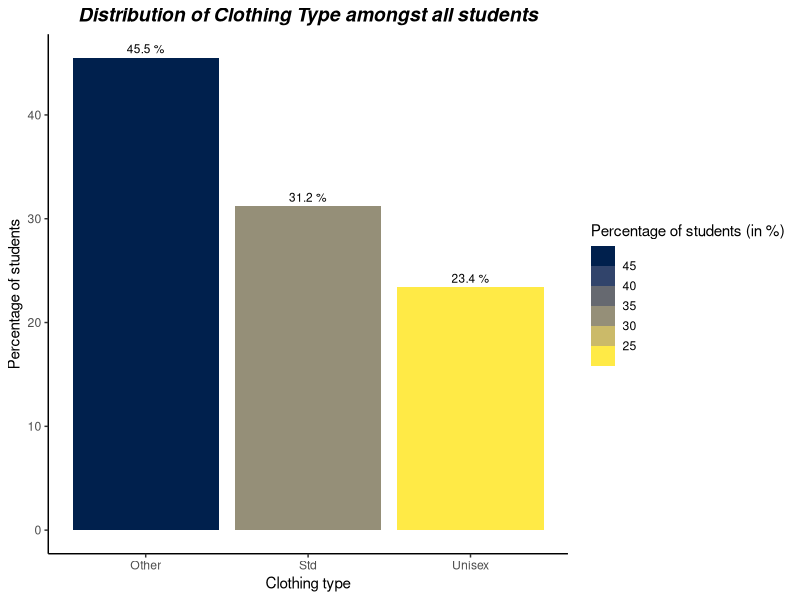
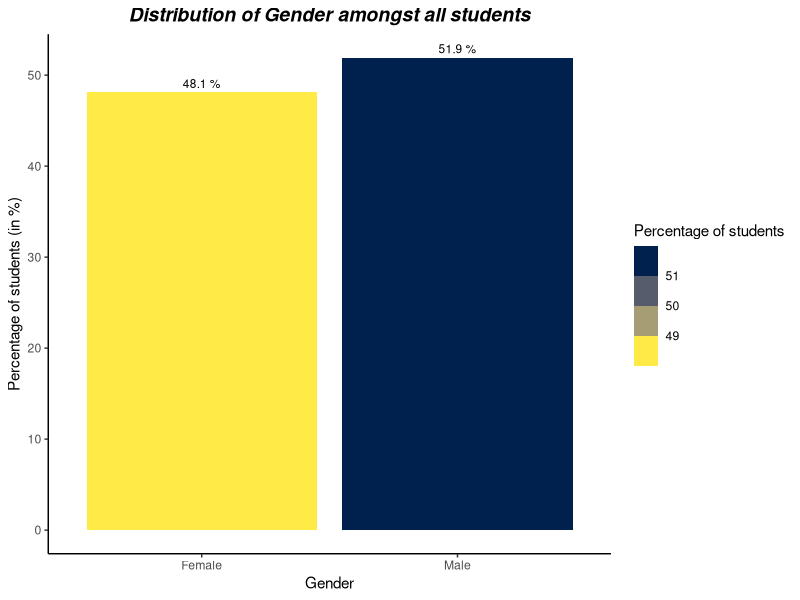
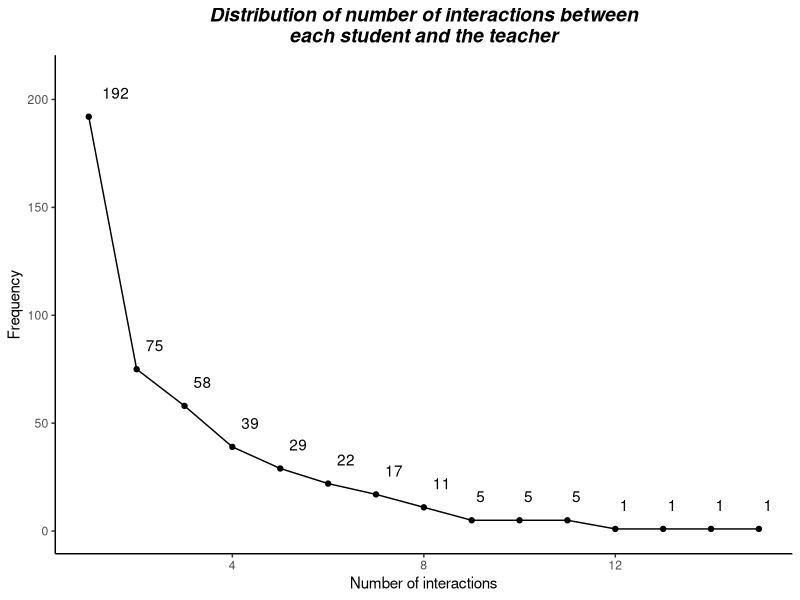
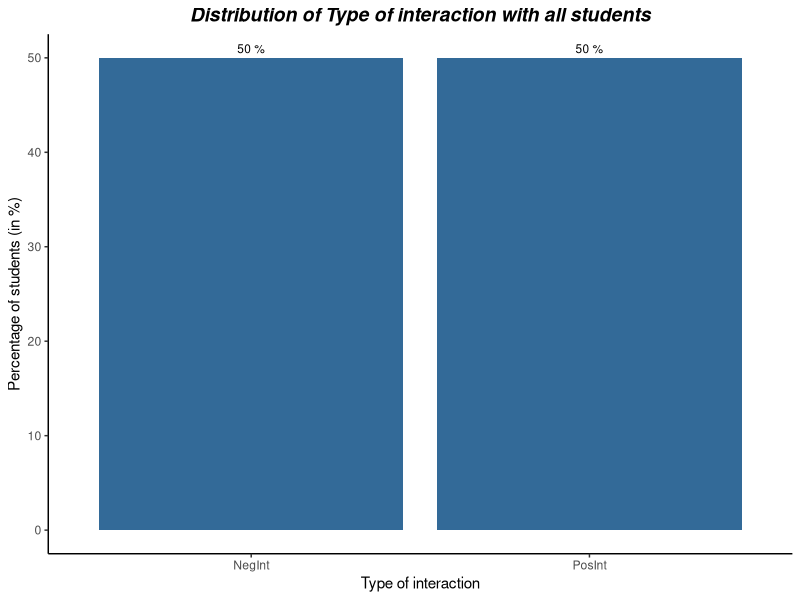
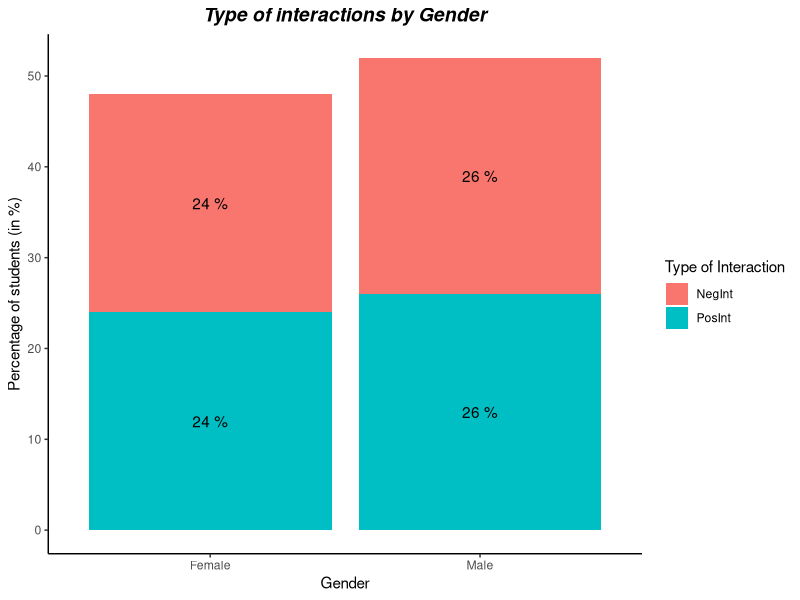
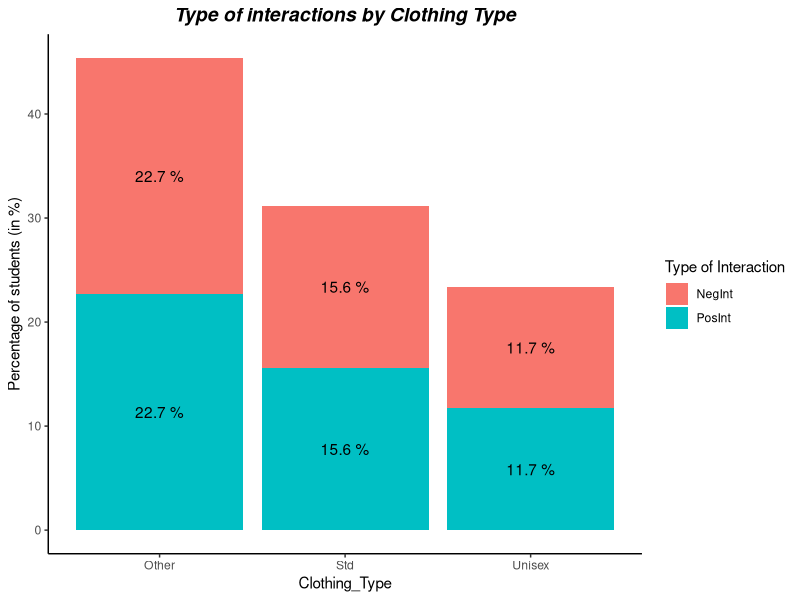
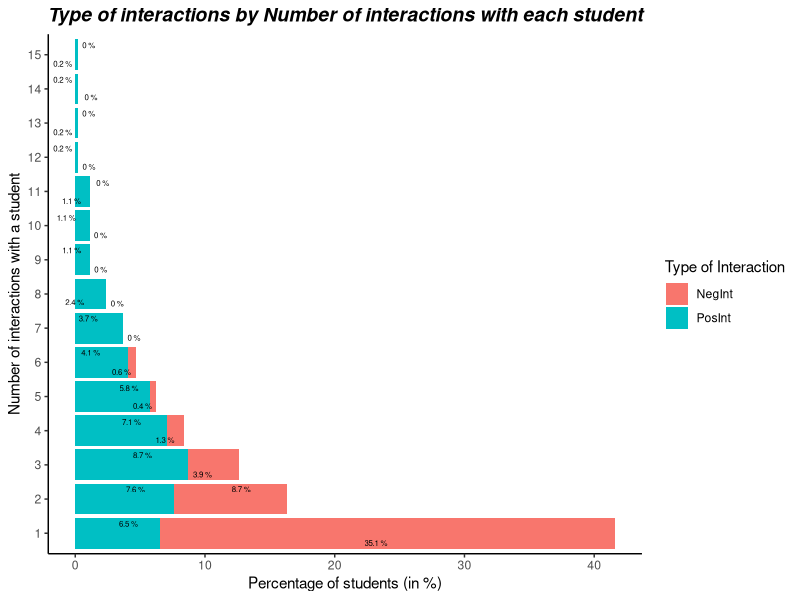
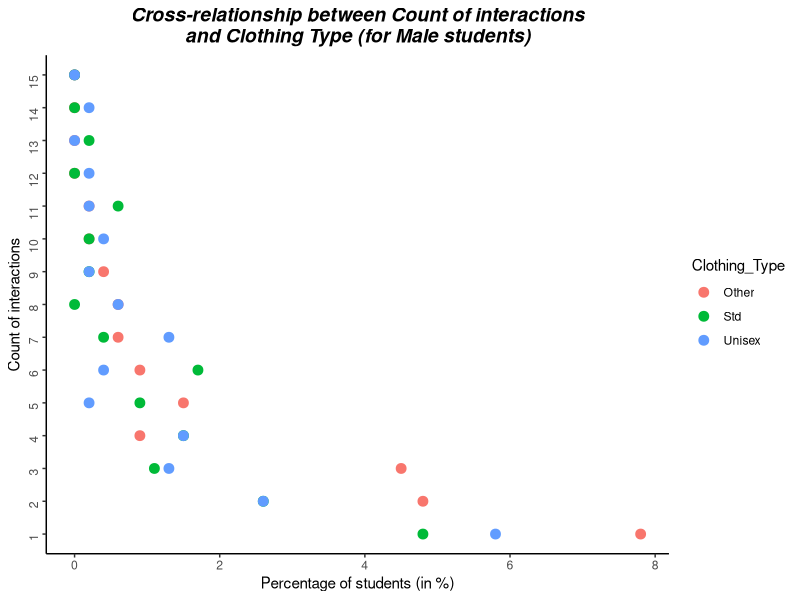

R code for these plots, in order:
## ---- chunk 1
library(readxl)
library(ggplot2)
library(reshape2)
library(stringr)
library(ggrepel)
## ---- chunk 2
setwd("~")
df = read_excel("Aclothing.xls")
str(df)
## ---- chunk 3
na_columns = colnames(df)[apply(df, 2, anyNA)]
na_columns
num_records = dim(df)[1]
## ---- chunk 4
clothing_type_count = table(df$Clothing)
clothing_type_count = melt(clothing_type_count)
colnames(clothing_type_count)[1] = "Clothing_Type"
colnames(clothing_type_count)[2] = "Frequency"
clothing_type_count$Percentage = round(((clothing_type_count$Frequency)/num_records)*100, 1)
## ---- chunk 5
ggplot(data = clothing_type_count, 
       aes(x = Clothing_Type, y = Percentage, fill = Percentage))+
  geom_bar(stat = "identity") + scale_fill_viridis_b(direction=-1, option="cividis") + xlab("Clothing type") + geom_text(aes(x=Clothing_Type, y=Percentage, label=paste(Percentage, "%")), position=position_dodge(width=1), vjust=-0.5, size=3) + theme(panel.background = element_blank(), panel.grid.major = element_blank(), panel.grid.minor = element_blank(), axis.line = element_line(colour="black")) + labs(fill = "Percentage of students (in %)") + ylab("Percentage of students")+ ggtitle("Distribution of Clothing Type amongst all students") + theme(plot.title = element_text(hjust = 0.5, face="bold.italic", size=14))
## ---- chunk 6
gender_count = table(df$Gender)
gender_count = melt(gender_count)
colnames(gender_count)[1] = "Gender"
colnames(gender_count)[2] = "Frequency"
gender_count$Percentage = round(((gender_count$Frequency)/num_records)*100, 1)
gender_count
## ---- chunk 7
ggplot(data = gender_count, 
       aes(x = Gender, y = Percentage, fill = Percentage))+
  geom_bar(stat = "identity") + scale_fill_viridis_b(direction=-1, option="cividis") + xlab("Gender") + geom_text(aes(x=Gender, y=Percentage, label=paste(Percentage, "%")), position=position_dodge(width=1), vjust=-0.5, size=3) + theme(panel.background = element_blank(), panel.grid.major = element_blank(), panel.grid.minor = element_blank(), axis.line = element_line(colour="black")) + labs(fill = "Percentage of students") + ylab("Percentage of students (in %)")+ ggtitle("Distribution of Gender amongst all students") + theme(plot.title = element_text(hjust = 0.5, face="bold.italic", size=14))
## ---- chunk 8
count_distr = table(df$Count)
count_distr = melt(count_distr)
colnames(count_distr)[1] = "Number_of_interactions"
colnames(count_distr)[2] = "Frequency"
#plot(count_distr, lwd=5, pch=15, type="b")
ggplot(data=count_distr, aes(x=Number_of_interactions, y=Frequency)) + geom_point() + geom_line() + xlab("Number of interactions") + ylab("Frequency") + geom_text(aes(label=Frequency), vjust=-1.5, hjust=-0.5) + ylim(0, 210) + ggtitle(str_wrap("Distribution of number of interactions between each student and the teacher", width=50)) + theme(plot.title = element_text(hjust = 0.5, face="bold.italic", size=14))+ theme(panel.background = element_blank(), panel.grid.major = element_blank(), panel.grid.minor = element_blank(), axis.line = element_line(colour="black"))
## ---- chunk 9
type_intr = table(df$InteractionType)
type_intr = melt(type_intr)
colnames(type_intr)[1] = "Type_of_Interaction"
colnames(type_intr)[2] = "Frequency"
type_intr$Percentage = round(((type_intr$Frequency)/num_records)*100, 1)
type_intr
## ---- chunk 10
ggplot(data = type_intr, 
       aes(x = Type_of_Interaction, y = Percentage, fill=Percentage))+
  geom_bar(stat = "identity") + xlab("Type of interaction") + geom_text(aes(x=Type_of_Interaction, y=Percentage, label=paste(Percentage, "%")), position=position_dodge(width=1), vjust=-0.5, size=3) + theme(panel.background = element_blank(), panel.grid.major = element_blank(), panel.grid.minor = element_blank(), axis.line = element_line(colour="black"), legend.position = "none") + labs(fill = "Percentage of students") + ylab("Percentage of students (in %)")+ ggtitle("Distribution of Type of interaction with all students") + theme(plot.title = element_text(hjust = 0.5, face="bold.italic", size=14))
## ---- chunk 11
gender_intr = table(df$Gender, df$InteractionType)
gender_intr = melt(gender_intr)
colnames(gender_intr)[1] = "Gender"
colnames(gender_intr)[2] = "Type_Interaction"
gender_intr$Percentage = round(((gender_intr$value)/num_records)*100, 1)
## ---- chunk 12
ggplot(gender_intr, aes(fill=Type_Interaction, y=Percentage, x=Gender)) + 
    geom_bar(stat="identity") + geom_text(aes(x=Gender, y=Percentage, label=paste(Percentage, "%")), suze=3, position = position_stack(vjust=0.5)) + theme(panel.background = element_blank(), panel.grid.major = element_blank(), panel.grid.minor = element_blank(), axis.line = element_line(colour="black")) + labs(fill = "Type of Interaction") + ylab("Percentage of students (in %)")+ ggtitle("Type of interactions by Gender") + theme(plot.title = element_text(hjust = 0.5, face="bold.italic", size=14))
## ---- chunk 13
clothing_intr = table(df$Clothing, df$InteractionType)
clothing_intr = melt(clothing_intr)
colnames(clothing_intr)[1] = "Clothing_Type"
colnames(clothing_intr)[2] = "Type_Interaction"
clothing_intr$Percentage = round(((clothing_intr$value)/num_records)*100, 1)
## ---- chunk 14
ggplot(clothing_intr, aes(fill=Type_Interaction, y=Percentage, x=Clothing_Type)) + 
    geom_bar(stat="identity") + geom_text(aes(x=Clothing_Type, y=Percentage, label=paste(Percentage, "%")), suze=3, position = position_stack(vjust=0.5)) + theme(panel.background = element_blank(), panel.grid.major = element_blank(), panel.grid.minor = element_blank(), axis.line = element_line(colour="black")) + labs(fill = "Type of Interaction") + ylab("Percentage of students (in %)")+ ggtitle("Type of interactions by Clothing Type") + theme(plot.title = element_text(hjust = 0.5, face="bold.italic", size=14))
## ---- chunk 15
count_intr = table(df$Count, df$InteractionType)
count_intr = melt(count_intr)
colnames(count_intr)[1] = "Count"
colnames(count_intr)[2] = "Type_Interaction"
count_intr$Percentage = round(((count_intr$value)/num_records)*100, 1)
count_intr
## ---- chunk 16
ggplot(count_intr, aes(fill=Type_Interaction, y=Percentage, x=as.factor(Count))) + 
    geom_bar(stat="identity") + geom_text_repel(aes(x=as.factor(Count), y=Percentage, label=paste(Percentage, "%")), size=2, position = position_stack(vjust=0.5)) + theme(panel.background = element_blank(), panel.grid.major = element_blank(), panel.grid.minor = element_blank(), axis.line = element_line(colour="black")) + labs(fill = "Type of Interaction") + ylab("Percentage of students (in %)")+ ggtitle("Type of interactions by Number of interactions with each student") + theme(plot.title = element_text(hjust = 0.5, face="bold.italic", size=14)) + coord_flip() + xlab("Number of interactions with a student")
## ---- chunk 17
all_three_var = table(df$Count, df$Gender, df$Clothing)
all_three_var = melt(all_three_var)
colnames(all_three_var)[1] = "Count"
colnames(all_three_var)[2] = "Gender"
colnames(all_three_var)[3] = "Clothing_Type"
all_three_var$Percentage = round(((all_three_var$value)/num_records)*100, 1)
all_three_var[all_three_var$Gender=="Male",]
## ---- chunk 18
ggplot(data=all_three_var[all_three_var$Gender=="Male",], aes(x=Percentage, y=as.factor(Count), color=Clothing_Type)) + geom_point(size=3) + theme(panel.background = element_blank(), panel.grid.major = element_blank(), panel.grid.minor = element_blank(), axis.line = element_line(colour="black")) + xlab("Percentage of students (in %)")+ ylab("Count of interactions") + ggtitle(str_wrap("Cross-relationship between Count of interactions and Clothing Type (for Male students)", width=50)) + theme(plot.title = element_text(hjust = 0.5, face="bold.italic", size=14)) + theme(axis.text.y = element_text(angle = 90, vjust = 0.5)) 
## ---- chunk 19
# use as.factor() to display all values of the column in the specific axis
ggplot(data=all_three_var[all_three_var$Gender=="Female",], aes(x=Percentage, y=as.factor(Count), color=Clothing_Type), shape=17) + geom_point(size=3) + theme(panel.background = element_blank(), panel.grid.major = element_blank(), panel.grid.minor = element_blank(), axis.line = element_line(colour="black")) + xlab("Percentage of students (in %)")+ ylab("Count of interactions") + ggtitle(str_wrap("Cross-relationship between Count of interactions and Clothing Type (for Female students)", width=50)) + theme(plot.title = element_text(hjust = 0.5, face="bold.italic", size=14)) + theme(axis.text.y = element_text(angle = 90, vjust = 0.5)) 
